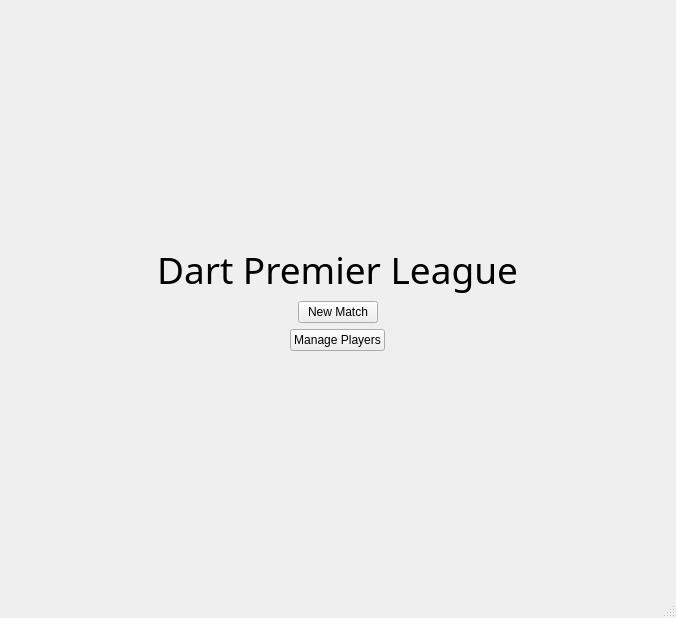
<?xml version="1.0" encoding="UTF-8"?>
<ui version="4.0">
 <class>StartMenu</class>
 <widget class="QMainWindow" name="StartMenu">
  <property name="geometry">
   <rect>
    <x>0</x>
    <y>0</y>
    <width>676</width>
    <height>618</height>
   </rect>
  </property>
  <property name="windowTitle">
   <string>StartMenu</string>
  </property>
  <widget class="QWidget" name="centralwidget">
   <layout class="QGridLayout" name="gridLayout">
    <item row="0" column="0">
     <layout class="QVBoxLayout" name="verticalLayout">
      <item alignment="Qt::AlignHCenter">
       <widget class="QLabel" name="label">
        <property name="sizePolicy">
         <sizepolicy hsizetype="Preferred" vsizetype="Fixed">
          <horstretch>0</horstretch>
          <verstretch>0</verstretch>
         </sizepolicy>
        </property>
        <property name="font">
         <font>
          <family>MS Gothic</family>
          <pointsize>28</pointsize>
         </font>
        </property>
        <property name="text">
         <string>Dart Premier League</string>
        </property>
       </widget>
      </item>
      <item alignment="Qt::AlignHCenter">
       <widget class="QPushButton" name="new_match_button">
        <property name="sizePolicy">
         <sizepolicy hsizetype="Fixed" vsizetype="Fixed">
          <horstretch>0</horstretch>
          <verstretch>0</verstretch>
         </sizepolicy>
        </property>
        <property name="text">
         <string>New Match</string>
        </property>
       </widget>
      </item>
      <item alignment="Qt::AlignHCenter">
       <widget class="QPushButton" name="manage_players_button">
        <property name="sizePolicy">
         <sizepolicy hsizetype="Fixed" vsizetype="Fixed">
          <horstretch>0</horstretch>
          <verstretch>0</verstretch>
         </sizepolicy>
        </property>
        <property name="text">
         <string>Manage Players</string>
        </property>
       </widget>
      </item>
     </layout>
    </item>
   </layout>
  </widget>
  <widget class="QMenuBar" name="menubar">
   <property name="geometry">
    <rect>
     <x>0</x>
     <y>0</y>
     <width>676</width>
     <height>21</height>
    </rect>
   </property>
  </widget>
  <widget class="QStatusBar" name="statusbar"/>
 </widget>
 <resources/>
 <connections/>
</ui>
